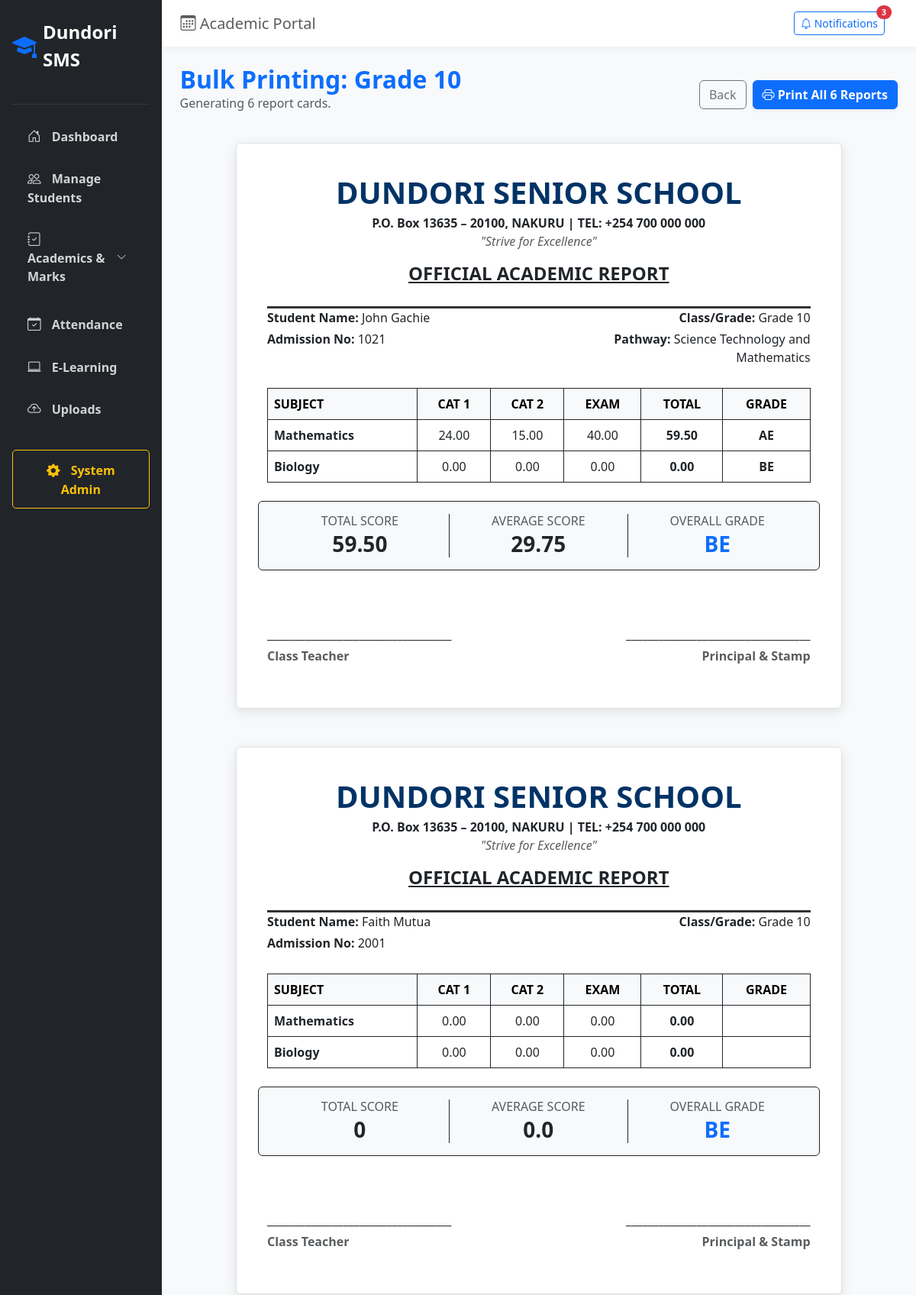
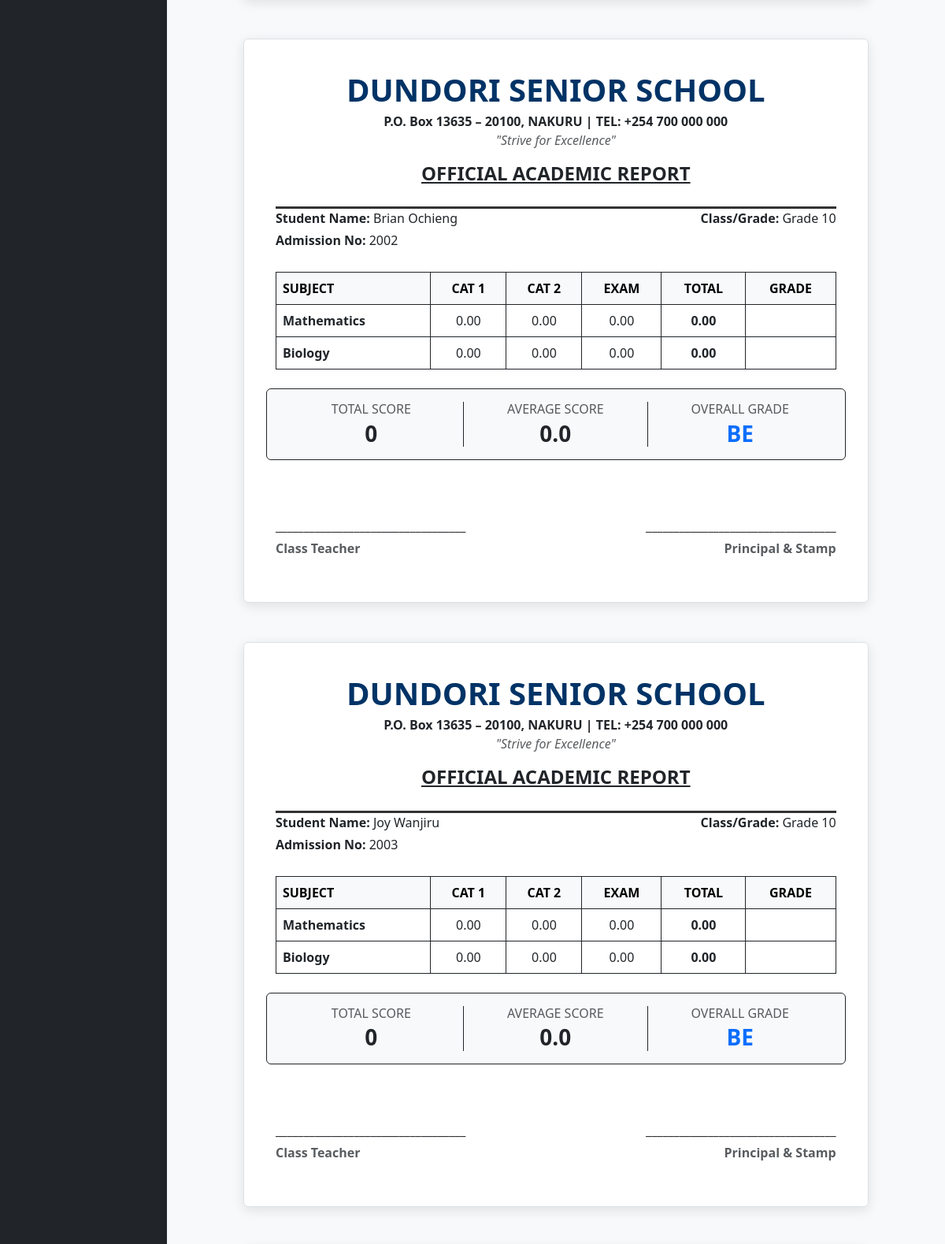
Screenshot of /academics/bulk-reports/Grade 10/ (upper part) with the database file from the repository (2 pictures, top to bottom).
### students/models.py (models this page shows, shortened)
class Student(models.Model):
    SYSTEM_CHOICES = [
        ('CBC', 'CBC (Grade 10-12)'),
        ('844', '8-4-4 (Form 3-4)'),
    ]
    GENDER_CHOICES = [
        ('M', 'Male'),
        ('F', 'Female'),
    ]
    STATUS_CHOICES = [
        ('ACTIVE', 'Active'),
        ('INACTIVE', 'Inactive'),
    ]
    CLASS_CHOICES = [
        ('Grade 10', 'Grade 10'),
        ('Grade 11', 'Grade 11'),
        ('Grade 12', 'Grade 12'),
        ('Form 3', 'Form 3'),
        ('Form 4', 'Form 4'),
    ]
    PATHWAY_CHOICES = [
        ('STEM', 'STEM (Science, Tech, Engineering, Math)'),
        ('ARTS', 'Arts and Sports Science'),
        ('SOCIAL', 'Social Sciences'),
    ]
    admission_number = models.CharField(max_length=20, unique=True)
    first_name = models.CharField(max_length=50)
    last_name = models.CharField(max_length=50)
    gender = models.CharField(max_length=1, choices=GENDER_CHOICES)
    date_of_birth = models.DateField()
    passport_photo = models.ImageField(upload_to='student_photos/', blank=True, null=True)
    curriculum = models.CharField(max_length=5, choices=SYSTEM_CHOICES, default='CBC')
    current_class = models.CharField(max_length=20, choices=CLASS_CHOICES)
    cbc_pathway = models.ForeignKey('academics.CBCPathway', on_delete=models.SET_NULL, null=True, blank=True, help_text="Only needed for Grade 10-12 students")
    parent_name = models.CharField(max_length=100)
    parent_phone = models.CharField(max_length=15)
    parent_email = models.EmailField(blank=True, null=True)
    status = models.CharField(max_length=10, choices=STATUS_CHOICES, default='ACTIVE')
    admission_date = models.DateField(auto_now_add=True)

### academics/models.py (models this page shows, shortened)
class CBCPathway(models.Model):
    name = models.CharField(max_length=100, help_text="e.g., STEM, Social Sciences, Arts & Sports")
    code = models.CharField(max_length=20, unique=True, help_text="e.g., STEM, SS, ARTS")

class KCSEMarksRecord(models.Model):
    student = models.ForeignKey(Student, on_delete=models.CASCADE)
    subject = models.ForeignKey(Subject, on_delete=models.CASCADE)
    term = models.ForeignKey(Term, on_delete=models.CASCADE)
    academic_year = models.ForeignKey('AcademicYear', on_delete=models.CASCADE, null=True)
    cat_1 = models.DecimalField(max_digits=5, decimal_places=2, default=0.00)
    cat_2 = models.DecimalField(max_digits=5, decimal_places=2, default=0.00)
    exam = models.DecimalField(max_digits=5, decimal_places=2, default=0.00)
    total_marks = models.DecimalField(max_digits=5, decimal_places=2, default=0, editable=False)
    grade = models.CharField(max_length=2, blank=True)
    points = models.IntegerField(default=0)
    class Meta:
        unique_together = ['student', 'subject', 'term', 'academic_year']

class Subject(models.Model):
    name = models.CharField(max_length=100)
    code = models.CharField(max_length=10, unique=True)
    is_cbc = models.BooleanField(default=False, help_text="Check if this is a CBC learning area")
    is_core = models.BooleanField(default=True, help_text="Is this subject compulsory for all students?")
    pathway = models.ForeignKey(CBCPathway, on_delete=models.SET_NULL, null=True, blank=True, help_text="Leave blank if it is a Core subject")

### academics/views.py (the view)
# urls.py: path('bulk-reports/<str:class_name>/', views.bulk_report_cards, name='bulk_report_cards'),
def bulk_report_cards(request, class_name):
    students = Student.objects.filter(current_class=class_name).order_by('admission_number')
    is_cbc = 'grade' in class_name.lower()
    class_reports = []
    for student in students:
        records = KCSEMarksRecord.objects.filter(student=student)
        if records.exists():
            total_score = sum(record.total_marks for record in records if record.total_marks)
            subjects_count = records.count()
            average = (total_score / subjects_count) if subjects_count > 0 else 0
            if is_cbc:
                overall_grade, _ = get_cbc_grade(average)
            else:
                overall_grade, _ = get_kcse_grade(average)
            class_reports.append({
                'student': student,
                'records': records,
                'total_score': total_score,
                'average': round(average, 2),
                'overall_grade': overall_grade,
            })
    return render(request, 'academics/bulk_report_cards.html', {
        'class_reports': class_reports,
        'class_name': class_name,
        'is_cbc': is_cbc
    })

### academics/views.py (called while the page is built)
def get_cbc_grade(total_marks):
    try:
        total = float(total_marks)
    except (ValueError, TypeError):
        return '-', 0
    if total >= 80: return 'EE', 4     # Exceeding Expectations
    elif total >= 65: return 'ME', 3   # Meeting Expectations
    elif total >= 50: return 'AE', 2   # Approaching Expectations
    else: return 'BE', 1               # Below Expectations

### templates/academics/bulk_report_cards.html (shortened to what this page needs)
{% extends 'base.html' %}
{% block content %}
<div class="d-flex justify-content-between align-items-center mb-4 d-print-none">
    <div>
        <h2 class="fw-bold text-primary mb-0">Bulk Printing: {{ class_name }}</h2>
        <p class="text-muted">Generating {{ class_reports|length }} report cards.</p>
    </div>
    <div class="d-flex gap-2">
        <button class="btn btn-outline-secondary" onclick="history.back()">Back</button>
        <button type="button" class="btn btn-primary fw-bold shadow-sm" onclick="window.print()">
            <i class="bi bi-printer"></i> Print All {{ class_reports|length }} Reports
        </button>
    </div>
</div>
{% for report in class_reports %}
<div class="report-container border rounded">
    <div class="school-header text-center">
        <h1 class="fw-bold text-uppercase mb-1" style="color: #003366;">Dundori Senior School</h1>
        <p class="mb-0 fw-bold">P.O. Box 13635 – 20100, NAKURU  | TEL: +254 700 000 000</p>
        <p class="text-muted fst-italic">"Strive for Excellence"</p>
        <h4 class="mt-3 text-decoration-underline fw-bold">OFFICIAL ACADEMIC REPORT</h4>
    </div>
    <div class="row mb-4">
        <div class="col-sm-6">
            <p class="mb-1"><strong>Student Name:</strong> {{ report.student.first_name }} {{ report.student.last_name }}</p>
            <p class="mb-1"><strong>Admission No:</strong> {{ report.student.admission_number }}</p>
        </div>
        <div class="col-sm-6 text-end">
            <p class="mb-1"><strong>Class/Grade:</strong> {{ report.student.current_class }}</p>
            {% if report.student.cbc_pathway %}
                <p class="mb-1"><strong>Pathway:</strong> {{ report.student.cbc_pathway.name }}</p>
            {% endif %}
        </div>
    </div>
    <table class="table table-bordered border-dark align-middle mb-4">
        <thead class="table-light border-dark">
            <tr>
                <th>SUBJECT</th>
                <th class="text-center">CAT 1</th>
                <th class="text-center">CAT 2</th>
                <th class="text-center">EXAM</th>
                <th class="text-center">TOTAL</th>
                <th class="text-center">GRADE</th>
            </tr>
        </thead>
        <tbody>
            {% for record in report.records %}
            <tr>
                <td class="fw-bold">{{ record.subject.name }}</td>
                <td class="text-center">{{ record.cat_1 }}</td>
                <td class="text-center">{{ record.cat_2 }}</td>
                <td class="text-center">{{ record.exam }}</td>
                <td class="text-center fw-bold">{{ record.total_marks }}</td>
                <td class="text-center fw-bold">{{ record.grade }}</td>
            </tr>
            {% endfor %}
        </tbody>
    </table>
    <div class="row summary-box p-3 border border-dark rounded mb-5 bg-light">
        <div class="col-4 text-center border-end border-dark">
            <h6 class="text-muted mb-1">TOTAL SCORE</h6>
            <h3 class="fw-bold mb-0">{{ report.total_score }}</h3>
        </div>
        <div class="col-4 text-center border-end border-dark">
            <h6 class="text-muted mb-1">AVERAGE SCORE</h6>
            <h3 class="fw-bold mb-0">{{ report.average }}</h3>
        </div>
        <div class="col-4 text-center">
            <h6 class="text-muted mb-1">OVERALL GRADE</h6>
            <h3 class="fw-bold text-primary mb-0">{{ report.overall_grade }}</h3>
        </div>
    </div>
    <div class="row mt-5 pt-4">
        <div class="col-6">
            <p class="mb-1">__________________________________</p>
            <p class="fw-bold text-muted">Class Teacher</p>
        </div>
        <div class="col-6 text-end">
            <p class="mb-1">__________________________________</p>
            <p class="fw-bold text-muted">Principal & Stamp</p>
        </div>
    </div>
</div>
{% endfor %}
{% endblock %}

### templates/base.html (style rules this page uses)
body { background-color: #f8f9fa; font-family: 'Segoe UI', Tahoma, Geneva, Verdana, sans-serif; }

### templates/academics/bulk_report_cards.html (style rules this page uses)
.report-container { max-width: 210mm; margin: 0 auto 50px auto; background: #fff; padding: 40px; box-shadow: 0 4px 15px rgba(0,0,0,0.1); page-break-after: always; }
.school-header { border-bottom: 3px solid #333; padding-bottom: 20px; }

### rows the page displays
Student: student.first_name "John", student.last_name "Gachie", student.admission_number "1021", student.current_class "Grade 10", student.cbc_pathway.name "Science Technology and Mathematics", total_score "59.50", average "29.75", overall_grade "BE"
KCSEMarksRecord: subject.name "Mathematics", cat_1 "24.00", cat_2 "15.00", exam "40.00", total_marks "59.50", grade "AE"
KCSEMarksRecord: subject.name "Biology", cat_1 "0.00", cat_2 "0.00", exam "0.00", total_marks "0.00", grade "BE"
Student: student.first_name "Faith", student.last_name "Mutua", student.admission_number "2001", student.current_class "Grade 10", total_score "0", average "0.0", overall_grade "BE"
KCSEMarksRecord: subject.name "Mathematics", cat_1 "0.00", cat_2 "0.00", exam "0.00", total_marks "0.00"
KCSEMarksRecord: subject.name "Biology", cat_1 "0.00", cat_2 "0.00", exam "0.00", total_marks "0.00"
Student: student.first_name "Brian", student.last_name "Ochieng", student.admission_number "2002", student.current_class "Grade 10", total_score "0", average "0.0", overall_grade "BE"
KCSEMarksRecord: subject.name "Mathematics", cat_1 "0.00", cat_2 "0.00", exam "0.00", total_marks "0.00"
KCSEMarksRecord: subject.name "Biology", cat_1 "0.00", cat_2 "0.00", exam "0.00", total_marks "0.00"
Student: student.first_name "Joy", student.last_name "Wanjiru", student.admission_number "2003", student.current_class "Grade 10", total_score "0", average "0.0", overall_grade "BE"
KCSEMarksRecord: subject.name "Mathematics", cat_1 "0.00", cat_2 "0.00", exam "0.00", total_marks "0.00"
KCSEMarksRecord: subject.name "Biology", cat_1 "0.00", cat_2 "0.00", exam "0.00", total_marks "0.00"

### other values shown
{{ class_name }} "Grade 10"
{{ class_reports|length }} "6"
